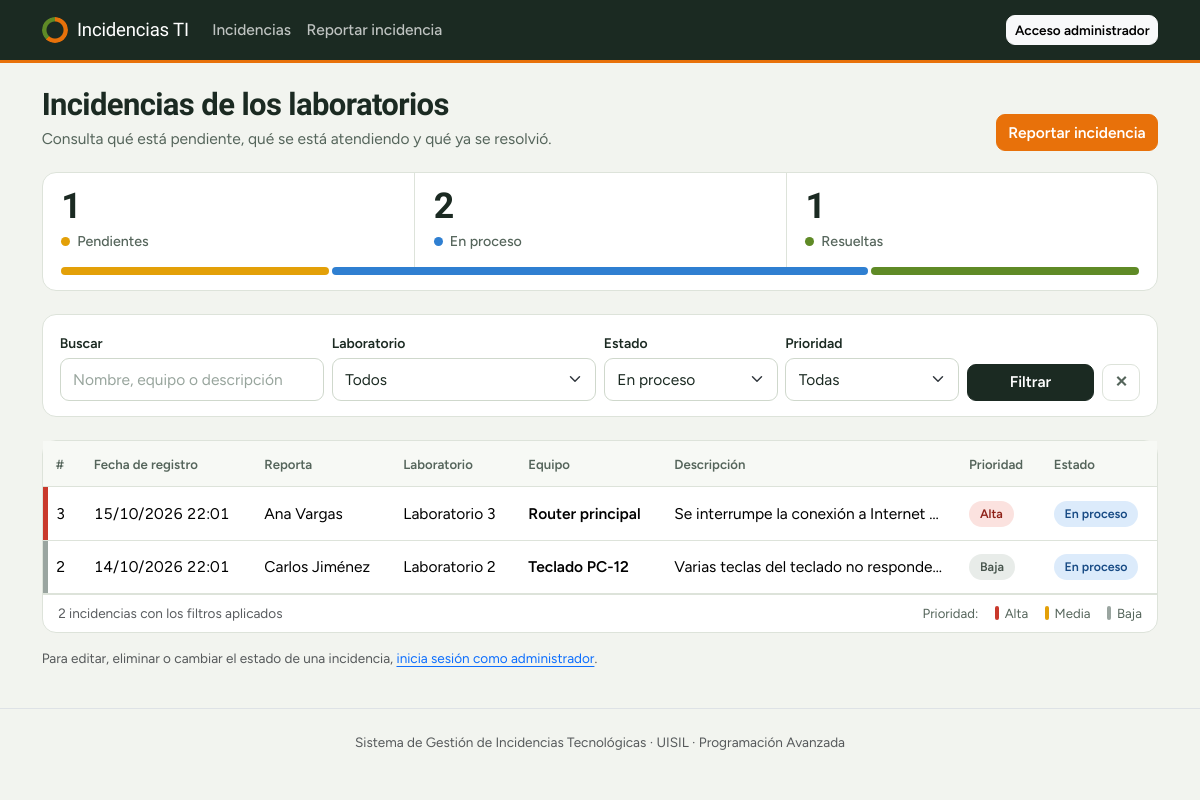
Page /index.php?estado=En+proceso on the committed database.
### tables this page shows
CREATE TABLE IF NOT EXISTS incidencias (
  id                  INT UNSIGNED NOT NULL AUTO_INCREMENT,
  reportante          VARCHAR(100) NOT NULL,    
  laboratorio         VARCHAR(50)  NOT NULL,
  equipo              VARCHAR(100) NOT NULL,    
  descripcion         TEXT         NOT NULL,
  prioridad           ENUM('Baja','Media','Alta') NOT NULL DEFAULT 'Media',
  estado              ENUM('Pendiente','En proceso','Resuelta') NOT NULL DEFAULT 'Pendiente',
  fecha_registro      DATETIME     NOT NULL DEFAULT CURRENT_TIMESTAMP,    
  fecha_actualizacion DATETIME     NOT NULL DEFAULT CURRENT_TIMESTAMP ON UPDATE CURRENT_TIMESTAMP,    
  PRIMARY KEY (id),
   
  KEY idx_incidencias_laboratorio (laboratorio),
  KEY idx_incidencias_estado (estado),
  KEY idx_incidencias_prioridad (prioridad)
);

### includes/funciones.php (called while the page is built, shortened)
<?php
function e($valor): string
{
    return htmlspecialchars((string)$valor, ENT_QUOTES, 'UTF-8');
}
function badge_estado(string $estado): string
{
    return match ($estado) {
        'Pendiente'  => 'estado-pendiente',
        'En proceso' => 'estado-en-proceso',
        'Resuelta'   => 'estado-resuelta',
        default      => 'estado-pendiente',
    };
}
function badge_prioridad(string $prioridad): string
{
    return match ($prioridad) {
        'Alta'  => 'prioridad-alta',
        'Media' => 'prioridad-media',
        'Baja'  => 'prioridad-baja',
        default => 'prioridad-baja',
    };
}

### includes/auth.php (called while the page is built, shortened)
<?php
require_once __DIR__ . '/funciones.php';
function esta_autenticado(): bool
{
    return !empty($_SESSION['usuario_id']);
}

### index.php (the view, shortened to what this page needs)
<?php
require_once __DIR__ . '/config/db.php';
require_once __DIR__ . '/includes/auth.php';
$f_lab    = trim($_GET['laboratorio'] ?? '');
$f_estado = trim($_GET['estado'] ?? '');
$f_prio   = trim($_GET['prioridad'] ?? '');
$f_texto  = trim($_GET['q'] ?? '');
$where  = [];
$params = [];
$types  = '';
if ($f_estado !== '') {
    $where[] = 'estado = ?';
    $params[] = $f_estado;
    $types .= 's';
}
$sql = 'SELECT id, reportante, laboratorio, equipo, descripcion, prioridad, estado, fecha_registro
        FROM incidencias';
if ($where) {
    $sql .= ' WHERE ' . implode(' AND ', $where);
}
$sql .= ' ORDER BY fecha_registro DESC, id DESC';
$stmt = $conn->prepare($sql);
if ($params) {
    $stmt->bind_param($types, ...$params);
}
$stmt->execute();
$resultado = $stmt->get_result();
$incidencias = $resultado->fetch_all(MYSQLI_ASSOC);
$resumen = ['Pendiente' => 0, 'En proceso' => 0, 'Resuelta' => 0];
$rs = $conn->query('SELECT estado, COUNT(*) AS total FROM incidencias GROUP BY estado');
while ($fila = $rs->fetch_assoc()) {
    $resumen[$fila['estado']] = (int)$fila['total'];
}
$admin = esta_autenticado();
$hayFiltros = ($f_lab !== '' || $f_estado !== '' || $f_prio !== '' || $f_texto !== '');
$qs = $_SERVER['QUERY_STRING'] ?? '';
require __DIR__ . '/includes/header.php';
?>
<div class="page-head">
    <div>
        <h1>Incidencias de los laboratorios</h1>
        <p>Consulta qué está pendiente, qué se está atendiendo y qué ya se resolvió.</p>
    </div>
    <a href="crear.php" class="btn btn-primary">Reportar incidencia</a>
</div>
<?php $totalGeneral = array_sum($resumen);    ?>
<section class="status-strip" aria-label="Resumen por estado">
    <div class="status-cells">
        <a class="status-cell cell-pendiente" href="index.php?estado=Pendiente">
            <strong><?= $resumen['Pendiente'] ?></strong><span>Pendientes</span>
        </a>
        <a class="status-cell cell-proceso" href="index.php?estado=En+proceso">
            <strong><?= $resumen['En proceso'] ?></strong><span>En proceso</span>
        </a>
        <a class="status-cell cell-resuelta" href="index.php?estado=Resuelta">
            <strong><?= $resumen['Resuelta'] ?></strong><span>Resueltas</span>
        </a>
    </div>
    <?php if ($totalGeneral > 0): ?>
        <div class="status-bar" role="img"
             aria-label="<?= $resumen['Pendiente'] ?> pendientes, <?= $resumen['En proceso'] ?> en proceso, <?= $resumen['Resuelta'] ?> resueltas">
            <?php if ($resumen['Pendiente'] > 0): ?><i class="seg-pendiente" style="flex: <?= $resumen['Pendiente'] ?>"></i><?php endif; ?>
            <?php if ($resumen['En proceso'] > 0): ?><i class="seg-proceso" style="flex: <?= $resumen['En proceso'] ?>"></i><?php endif; ?>
            <?php if ($resumen['Resuelta'] > 0): ?><i class="seg-resuelta" style="flex: <?= $resumen['Resuelta'] ?>"></i><?php endif; ?>
        </div>
    <?php else: ?>
        <div class="status-bar is-empty" aria-hidden="true"><i></i></div>
    <?php endif; ?>
</section>
<form method="get" class="card filter-card mb-4">
    <div class="row g-2 align-items-end">
        <div class="col-md-3">
            <label class="form-label small mb-1" for="q">Buscar</label>
            <input type="text" class="form-control" id="q" name="q" placeholder="Nombre, equipo o descripción"
                   value="<?= e($f_texto) ?>">
        </div>
        <div class="col-md-3">
            <label class="form-label small mb-1" for="f_lab">Laboratorio</label>
            <select class="form-select" id="f_lab" name="laboratorio">
                <option value="">Todos</option>
            </select>
        </div>
        <div class="col-md-2">
            <label class="form-label small mb-1" for="f_estado">Estado</label>
            <select class="form-select" id="f_estado" name="estado">
                <?php foreach (ESTADOS as $est): ?>
                    <option value="<?= e($est) ?>" <?= $f_estado === $est ? 'selected' : '' ?>><?= e($est) ?></option>
                <?php endforeach; ?>
            </select>
        </div>
        <div class="col-md-2">
            <label class="form-label small mb-1" for="f_prio">Prioridad</label>
            <select class="form-select" id="f_prio" name="prioridad">
                <option value="">Todas</option>
            </select>
        </div>
        <div class="col-md-2 d-flex gap-2">
            <button type="submit" class="btn btn-dark flex-fill">Filtrar</button>
            <?php if ($hayFiltros): ?>
                <a href="index.php" class="btn btn-outline-secondary" title="Limpiar filtros">&#10005;</a>
            <?php endif; ?>
        </div>
    </div>
</form>
<div class="card">
    <div class="table-responsive">
        <table class="table table-hover align-middle mb-0">
            <thead class="table-light">
                <tr>
                    <th>#</th>
                    <th>Fecha de registro</th>
                    <th>Reporta</th>
                    <th>Laboratorio</th>
                    <th>Equipo</th>
                    <th>Descripción</th>
                    <th>Prioridad</th>
                    <th>Estado</th>
                </tr>
            </thead>
            <tbody>
            <?php foreach ($incidencias as $inc): ?>
                <tr class="prio-<?= e(strtolower($inc['prioridad'])) ?>">
                    <td class="col-id"><?= (int)$inc['id'] ?></td>
                    <td class="col-fecha"><?= e(date('d/m/Y H:i', strtotime($inc['fecha_registro']))) ?></td>
                    <td><?= e($inc['reportante']) ?></td>
                    <td class="text-nowrap"><?= e($inc['laboratorio']) ?></td>
                    <td class="col-equipo"><?= e($inc['equipo']) ?></td>
                    <td class="desc-cell" title="<?= e($inc['descripcion']) ?>"><?= e($inc['descripcion']) ?></td>
                    <td><span class="pill <?= badge_prioridad($inc['prioridad']) ?>"><?= e($inc['prioridad']) ?></span></td>
                    <td>
                        <?php if ($admin): ?>
                            <form method="post" action="estado.php" class="d-flex gap-1">
                                <?= csrf_field() ?>
                                <input type="hidden" name="id" value="<?= (int)$inc['id'] ?>">
                                <input type="hidden" name="volver" value="<?= e($qs) ?>">
                                <select name="estado" class="form-select form-select-sm estado-select" onchange="this.form.submit()"
                                        aria-label="Cambiar estado">
                                    <?php foreach (ESTADOS as $est): ?>
                                        <option value="<?= e($est) ?>" <?= $inc['estado'] === $est ? 'selected' : '' ?>><?= e($est) ?></option>
                                    <?php endforeach; ?>
                                </select>
                                <noscript><button class="btn btn-sm btn-outline-primary">OK</button></noscript>
                            </form>
                        <?php else: ?>
                            <span class="pill <?= badge_estado($inc['estado']) ?>"><?= e($inc['estado']) ?></span>
                        <?php endif; ?>
                    </td>
                </tr>
            <?php endforeach; ?>
            </tbody>
        </table>
    </div>
    <div class="card-footer d-flex flex-wrap justify-content-between gap-2 small text-muted">
        <span>
            <?= count($incidencias) ?> incidencia<?= count($incidencias) === 1 ? '' : 's' ?>
            <?= $hayFiltros ? 'con los filtros aplicados' : 'en total' ?>
        </span>
        <span class="table-legend">
            Prioridad:
            <span><i style="background: var(--prio-alta)"></i>Alta</span>
            <span><i style="background: var(--prio-media)"></i>Media</span>
            <span><i style="background: var(--prio-baja)"></i>Baja</span>
        </span>
    </div>
</div>
<?php if (!$admin): ?>
    <p class="text-muted small mt-3">
        Para editar, eliminar o cambiar el estado de una incidencia, <a href="login.php">inicia sesión como administrador</a>.
    </p>
<?php endif; ?>
<?php require __DIR__ . '/includes/footer.php'; ?>

### rows in the picture
incidencias: id "3", fecha_registro "15/10/2026 22:01", reportante "Ana Vargas", laboratorio "Laboratorio 3", equipo "Router principal", descripcion "Se interrumpe la conexión a Internet…", prioridad "Alta", estado "En proceso"
incidencias: id "2", fecha_registro "14/10/2026 22:01", reportante "Carlos Jiménez", laboratorio "Laboratorio 2", equipo "Teclado PC-12", descripcion "Varias teclas del teclado no responden.", prioridad "Baja", estado "En proceso"

### other values in the picture
$resumen['Pendiente'] "1"
$resumen['En proceso'] "2"
$resumen['Resuelta'] "1"
count($incidencias) "2"
form field estado "En proceso"
